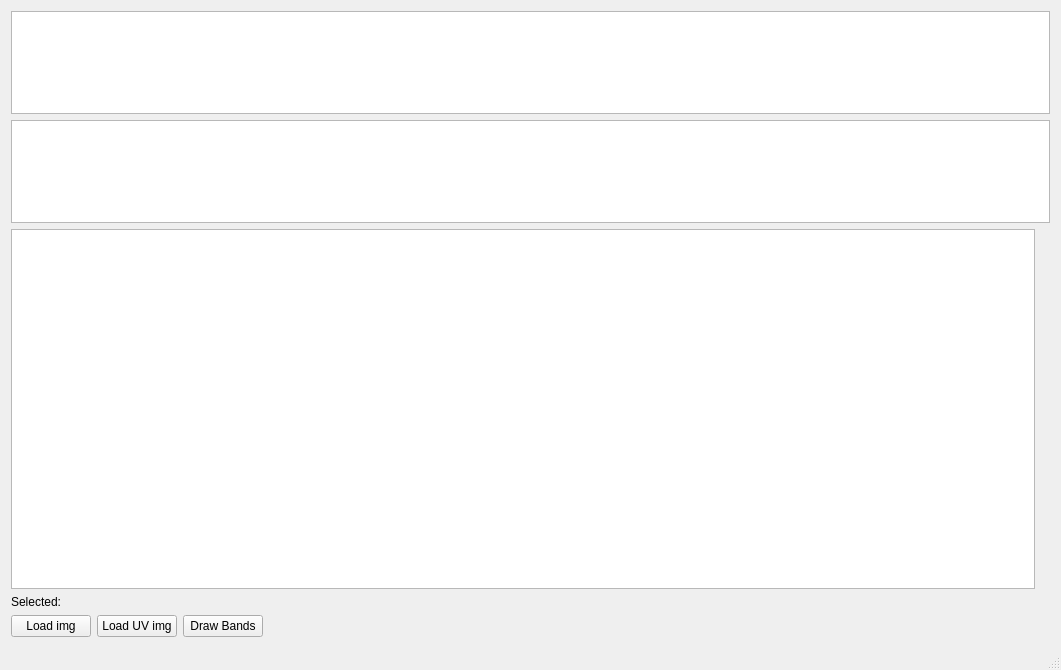
<?xml version="1.0" encoding="UTF-8"?>
<ui version="4.0">
 <class>MainWindow</class>
 <widget class="QMainWindow" name="MainWindow">
  <property name="geometry">
   <rect>
    <x>0</x>
    <y>0</y>
    <width>1061</width>
    <height>670</height>
   </rect>
  </property>
  <property name="windowTitle">
   <string>Core samples analyzer</string>
  </property>
  <widget class="QWidget" name="centralWidget">
   <layout class="QGridLayout" name="gridLayout">
    <item row="0" column="0">
     <layout class="QVBoxLayout" name="verticalLayout">
      <property name="sizeConstraint">
       <enum>QLayout::SetNoConstraint</enum>
      </property>
      <item>
       <widget class="QGraphicsView" name="uv_band">
        <property name="sizePolicy">
         <sizepolicy hsizetype="Expanding" vsizetype="Expanding">
          <horstretch>0</horstretch>
          <verstretch>0</verstretch>
         </sizepolicy>
        </property>
        <property name="minimumSize">
         <size>
          <width>0</width>
          <height>100</height>
         </size>
        </property>
        <property name="maximumSize">
         <size>
          <width>16777215</width>
          <height>130</height>
         </size>
        </property>
       </widget>
      </item>
      <item>
       <widget class="QGraphicsView" name="normal_band">
        <property name="sizePolicy">
         <sizepolicy hsizetype="Expanding" vsizetype="Expanding">
          <horstretch>0</horstretch>
          <verstretch>0</verstretch>
         </sizepolicy>
        </property>
        <property name="minimumSize">
         <size>
          <width>0</width>
          <height>100</height>
         </size>
        </property>
        <property name="maximumSize">
         <size>
          <width>16777215</width>
          <height>130</height>
         </size>
        </property>
       </widget>
      </item>
     </layout>
    </item>
    <item row="2" column="0">
     <layout class="QVBoxLayout" name="verticalLayout_2">
      <item>
       <widget class="QGraphicsView" name="cutting_area">
        <property name="sizePolicy">
         <sizepolicy hsizetype="Expanding" vsizetype="Expanding">
          <horstretch>0</horstretch>
          <verstretch>0</verstretch>
         </sizepolicy>
        </property>
        <property name="minimumSize">
         <size>
          <width>480</width>
          <height>360</height>
         </size>
        </property>
        <property name="maximumSize">
         <size>
          <width>1024</width>
          <height>768</height>
         </size>
        </property>
        <property name="mouseTracking">
         <bool>false</bool>
        </property>
        <property name="resizeAnchor">
         <enum>QGraphicsView::NoAnchor</enum>
        </property>
        <property name="viewportUpdateMode">
         <enum>QGraphicsView::FullViewportUpdate</enum>
        </property>
       </widget>
      </item>
      <item>
       <widget class="QLabel" name="label">
        <property name="text">
         <string>Selected: </string>
        </property>
       </widget>
      </item>
      <item>
       <layout class="QHBoxLayout" name="horizontalLayout">
        <item>
         <widget class="QPushButton" name="load_img_btn">
          <property name="text">
           <string>Load img</string>
          </property>
         </widget>
        </item>
        <item>
         <widget class="QPushButton" name="load_uv_img_btn">
          <property name="text">
           <string>Load UV img</string>
          </property>
         </widget>
        </item>
        <item>
         <widget class="QPushButton" name="draw_bands_btn">
          <property name="text">
           <string>Draw Bands</string>
          </property>
         </widget>
        </item>
        <item>
         <spacer name="horizontalSpacer">
          <property name="orientation">
           <enum>Qt::Horizontal</enum>
          </property>
          <property name="sizeHint" stdset="0">
           <size>
            <width>40</width>
            <height>20</height>
           </size>
          </property>
         </spacer>
        </item>
       </layout>
      </item>
     </layout>
    </item>
   </layout>
  </widget>
  <widget class="QStatusBar" name="statusBar"/>
  <widget class="QMenuBar" name="menuBar">
   <property name="geometry">
    <rect>
     <x>0</x>
     <y>0</y>
     <width>1061</width>
     <height>21</height>
    </rect>
   </property>
  </widget>
 </widget>
 <layoutdefault spacing="6" margin="11"/>
 <resources/>
 <connections/>
</ui>
